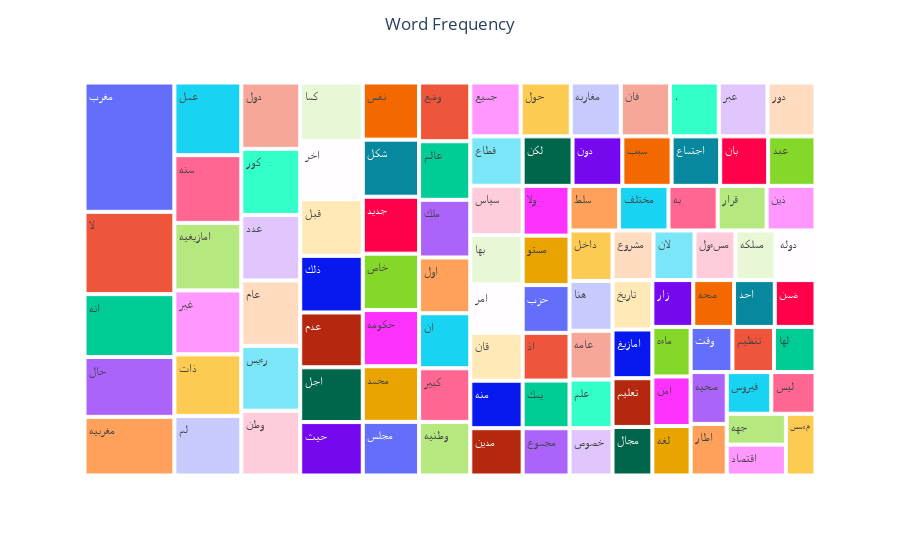

The notebook cell saved with this chart:
### Markdown cell above
# Data Analysis

### Code cell
freq_words=df["story"].str.split(expand=True).stack().value_counts()
top_100_freq_words=freq_words[:100]

fig=px.treemap(top_100_freq_words,path=[top_100_freq_words.index],values=0)
fig.update_layout(title="Word Frequency",title_x=0.5)
fig.show()

## so the words are different after cleaning the texts, 
##noted that methods in data preprocessing like stop_words or stemming may not be suitable for other use cases

### Figure 1 — Plotly figure (JSON) as saved in the notebook; plotly's stock layout.template omitted (floating-point values rounded to 4 significant figures)
{"data": [{"branchvalues": "total", "domain": {"x": [0, 1], "y": [0, 1]}, "hovertemplate": "labels=%{label}<br>0=%{value}<br>parent=%{parent}<br>id=%{id}<extra></extra>", "ids": [".", "اجتماع", "اجل", "احد", "اخر", "اذ", "اطار", "اقتصاد", "امازيغ", "امازيغيه", "امر", "امن", "ان", "انه", "اول", "بان", "به", "بها", "تاريخ", "تعليم", "تنظيم", "جديد", "جميع", "جهه", "حال", "حزب", "حكومه", "حول", "حيث", "خاص", "خصوص", "داخل", "دور", "دول", "دوله", "دون", "ذات", "ذلك", "ذين", "رءيس", "زار", "سبب", "سلط", "سنه", "سياس", "شكل", "صحه", "صحيه", "ضمن", "عالم", "عام", "عامه", "عبد", "عبر", "عدد", "عدم", "علم", "عمل", "غير", "فان", "فيروس", "قان", "قبل", "قرار", "قطاع", "كبير", "كما", "كور", "لا", "لان", "لغه", "لكن", "لم", "لها", "ليس", "مءسس", "ماءه", "مجال", "مجلس", "مجموع", "محمد", "مختلف", "مدين", "مسءول", "مستو", "مشروع", "مغاربه", "مغرب", "مغربيه", "ملك", "مملكه", "منه", "نفس", "هنا", "وضع", "وطن", "وطنيه", "وقت", "ولا", "يمك"], "labels": [".", "اجتماع", "اجل", "احد", "اخر", "اذ", "اطار", "اقتصاد", "امازيغ", "امازيغيه", "امر", "امن", "ان", "انه", "اول", "بان", "به", "بها", "تاريخ", "تعليم", "تنظيم", "جديد", "جميع", "جهه", "حال", "حزب", "حكومه", "حول", "حيث", "خاص", "خصوص", "داخل", "دور", "دول", "دوله", "دون", "ذات", "ذلك", "ذين", "رءيس", "زار", "سبب", "سلط", "سنه", "سياس", "شكل", "صحه", "صحيه", "ضمن", "عالم", "عام", "عامه", "عبد", "عبر", "عدد", "عدم", "علم", "عمل", "غير", "فان", "فيروس", "قان", "قبل", "قرار", "قطاع", "كبير", "كما", "كور", "لا", "لان", "لغه", "لكن", "لم", "لها", "ليس", "مءسس", "ماءه", "مجال", "مجلس", "مجموع", "محمد", "مختلف", "مدين", "مسءول", "مستو", "مشروع", "مغاربه", "مغرب", "مغربيه", "ملك", "مملكه", "منه", "نفس", "هنا", "وضع", "وطن", "وطنيه", "وقت", "ولا", "يمك"], "name": "", "parents": ["", "", "", "", "", "", "", "", "", "", "", "", "", "", "", "", "", "", "", "", "", "", "", "", "", "", "", "", "", "", "", "", "", "", "", "", "", "", "", "", "", "", "", "", "", "", "", "", "", "", "", "", "", "", "", "", "", "", "", "", "", "", "", "", "", "", "", "", "", "", "", "", "", "", "", "", "", "", "", "", "", "", "", "", "", "", "", "", "", "", "", "", "", "", "", "", "", "", "", ""], "values": [4870, 4463, 6358, 3540, 6751, 4151, 3458, 3390, 3605, 8385, 4695, 3518, 5231, 10488, 5300, 4403, 4073, 4782, 3652, 3604, 3486, 5951, 5035, 3391, 9972, 4155, 5870, 5006, 6201, 5895, 3783, 4025, 4801, 7252, 3676, 4572, 7643, 6570, 4048, 7086, 3552, 4521, 4102, 8412, 4794, 5966, 3542, 3469, 3536, 5565, 7149, 3892, 4347, 4867, 7160, 6361, 3872, 9022, 7943, 4926, 3445, 4653, 6581, 4055, 4795, 5096, 6790, 7219, 13730, 3773, 3511, 4582, 7402, 3479, 3418, 3389, 3520, 3591, 5605, 4112, 5817, 4096, 4592, 3767, 4305, 3774, 4996, 21562, 9784, 5483, 3694, 4613, 5971, 3972, 5583, 7084, 5095, 3506, 4329, 4148], "type": "treemap"}], "layout": {"legend": {"tracegroupgap": 0}, "margin": {"t": 60}, "title": {"text": "Word Frequency", "x": 0.5}, "autosize": true}}
